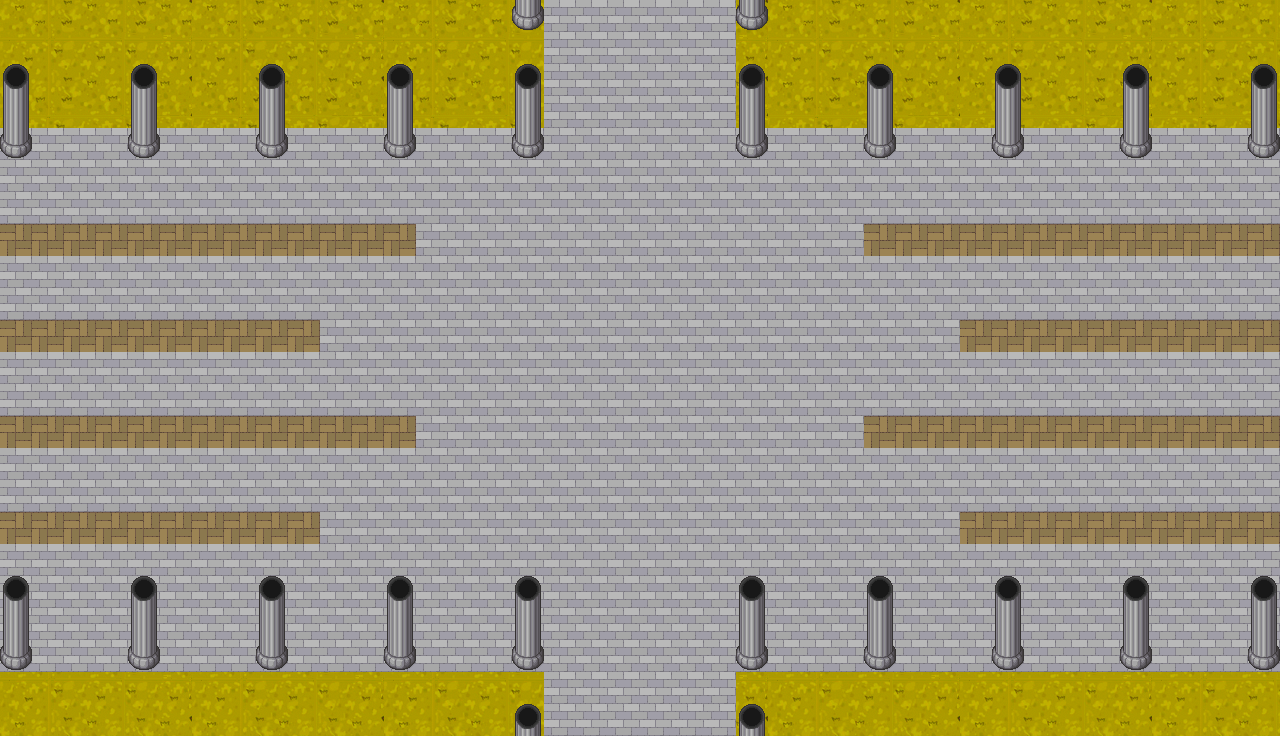

A 2D game scene composited from a Tiled map and its tileset images. What follows is a short description and the map's XML, with each tile layer's data collapsed to a summary:
An orthogonal 40x23 tile map with 32x32 px tiles, 3 tile layers (Floor, Positions, Trees), 4 tilesets.

<map version="1.5" tiledversion="1.7.2" orientation="orthogonal" renderorder="right-down" width="40" height="23" tilewidth="32" tileheight="32" infinite="0" nextlayerid="4" nextobjectid="1">
 <tileset firstgid="1" name="sprites_tilesets_forest" tilewidth="32" tileheight="32" tilecount="2074" columns="61">
  <image source="sprites_tilesets_forest.png" width="1973" height="1109" />
 </tileset>
 <tileset firstgid="2075" name="sprites_tilesets_medieval_village" tilewidth="32" tileheight="32" tilecount="1472" columns="46">
  <image source="sprites_tilesets_medieval_village.png" width="1496" height="1030" />
 </tileset>
 <tileset firstgid="3547" name="[Base]BaseChip_pipo2" tilewidth="32" tileheight="32" tilecount="1064" columns="8">
  <image source="BaseBaseChip_pipo2.png" width="256" height="4256" />
 </tileset>
 <tileset firstgid="4611" name="sprites_tilesets_forest" tilewidth="32" tileheight="32" tilecount="2074" columns="61">
  <image source="sprites_tilesets_forest.png" width="1973" height="1109" />
 </tileset>
 <layer id="1" name="Floor" width="40" height="23">
  <properties>
   <property name="Draw" type="int" value="1" />
  </properties>
  <data>[920 cells, 920 non-empty, 25 distinct tile ids]</data>
 </layer>
 <layer id="2" name="Positions" width="40" height="23">
  <properties>
   <property name="Draw" type="int" value="1" />
  </properties>
  <data>[920 cells, 92 non-empty, 1 distinct tile ids]</data>
 </layer>
 <layer id="3" name="Trees" width="40" height="23">
  <properties>
   <property name="Draw" type="int" value="1" />
  </properties>
  <data>[920 cells, 64 non-empty, 3 distinct tile ids]</data>
 </layer>
</map>
